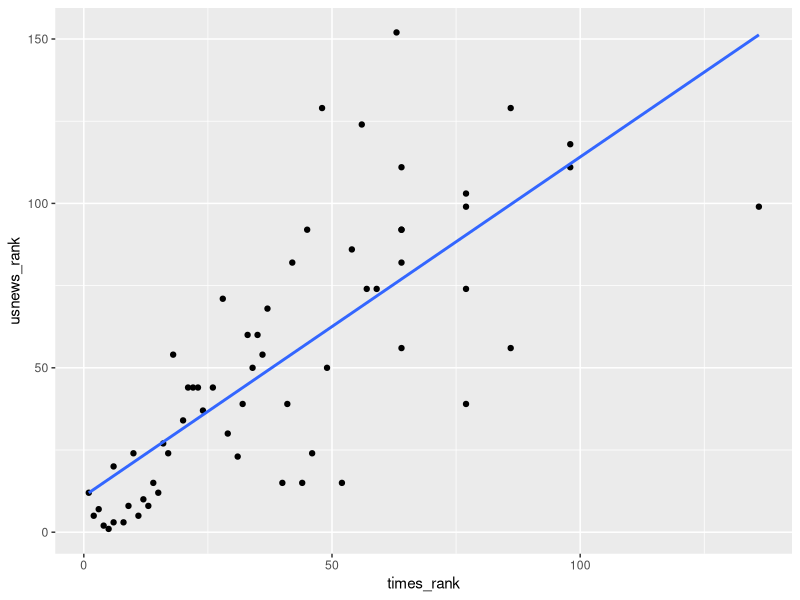
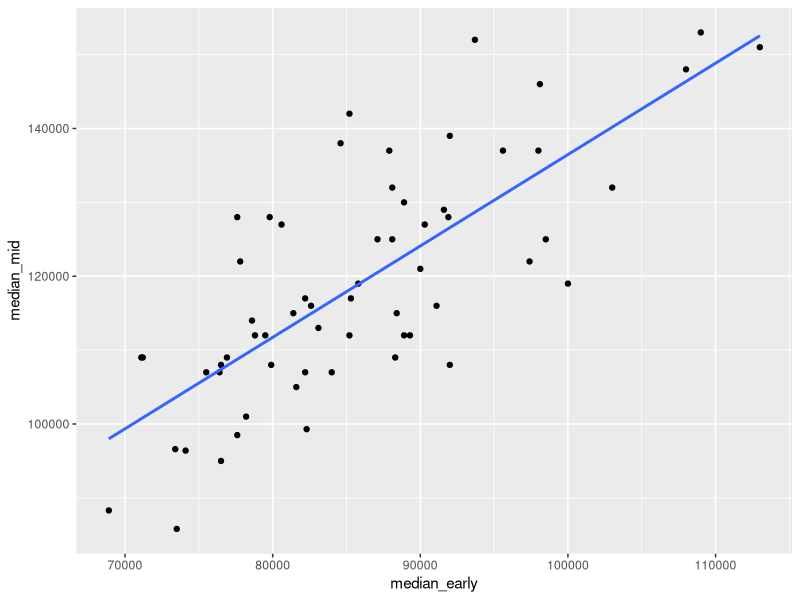
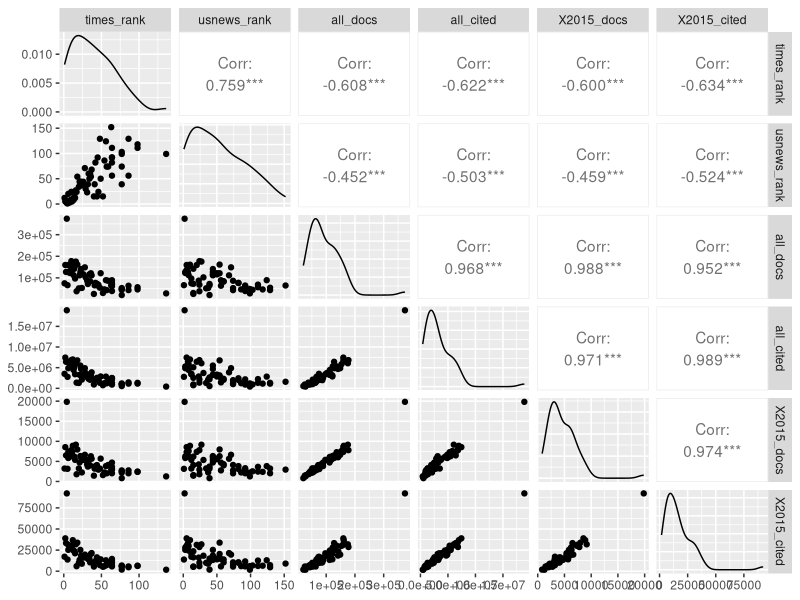
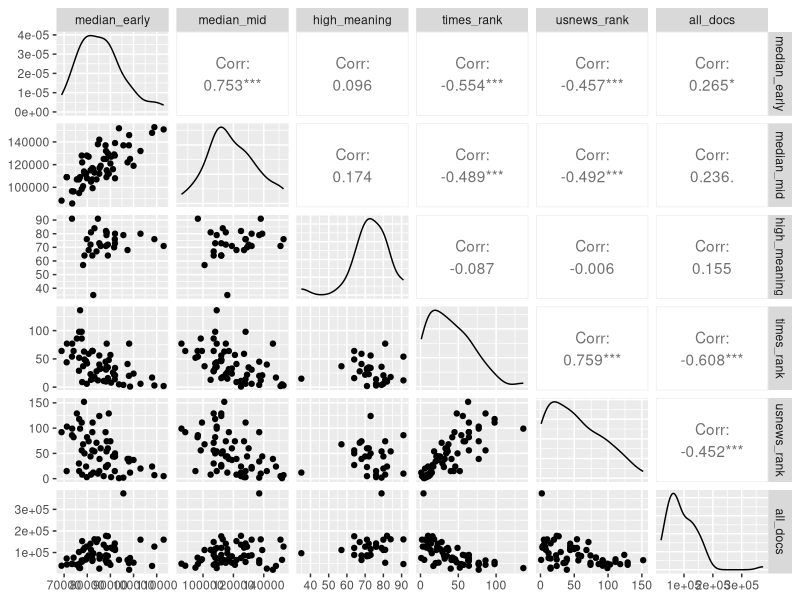
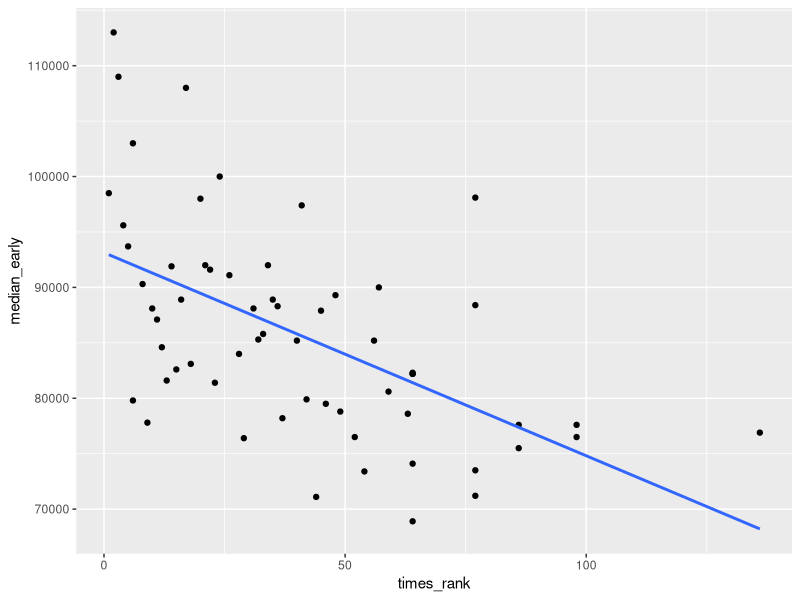

The R source for these figures, in order:
library(ggplot2)
library(dplyr)
library(GGally)

data = read.csv("uni_data.csv")

m1 <- lm(times_rank ~ usnews_rank, data = data)
summary(m1)

ggplot(data = data, aes(x = times_rank, y = usnews_rank)) +
  geom_point() +
  stat_smooth(method = "lm", se = FALSE)

m2 <- lm(median_early ~ median_mid, data = data)
summary(m2)

ggplot(data = data, aes(x = median_early, y = median_mid)) +
  geom_point() +
  stat_smooth(method = "lm", se = FALSE)

ggpairs(data, columns = 5:10)

ggpairs(data, columns = 2:7)

m3 <- lm(median_early ~ times_rank + usnews_rank + all_docs, data = data)
summary(m3)

m2 <- lm(median_early ~ times_rank + usnews_rank, data = data)
summary(m2)

m2 <- lm(median_early ~ times_rank + all_docs, data = data)
summary(m2)

m2 <- lm(median_early ~ usnews_rank + all_docs, data = data)
summary(m2)

m1 <- lm(median_early ~ times_rank, data = data)
summary(m1)

m1 <- lm(median_early ~ usnews_rank, data = data)
summary(m1)

m1 <- lm(median_early ~ all_docs, data = data)
summary(m1)

ggplot(data = data, aes(x = times_rank, y = median_early)) +
  geom_point() +
  stat_smooth(method = "lm", se = FALSE)
